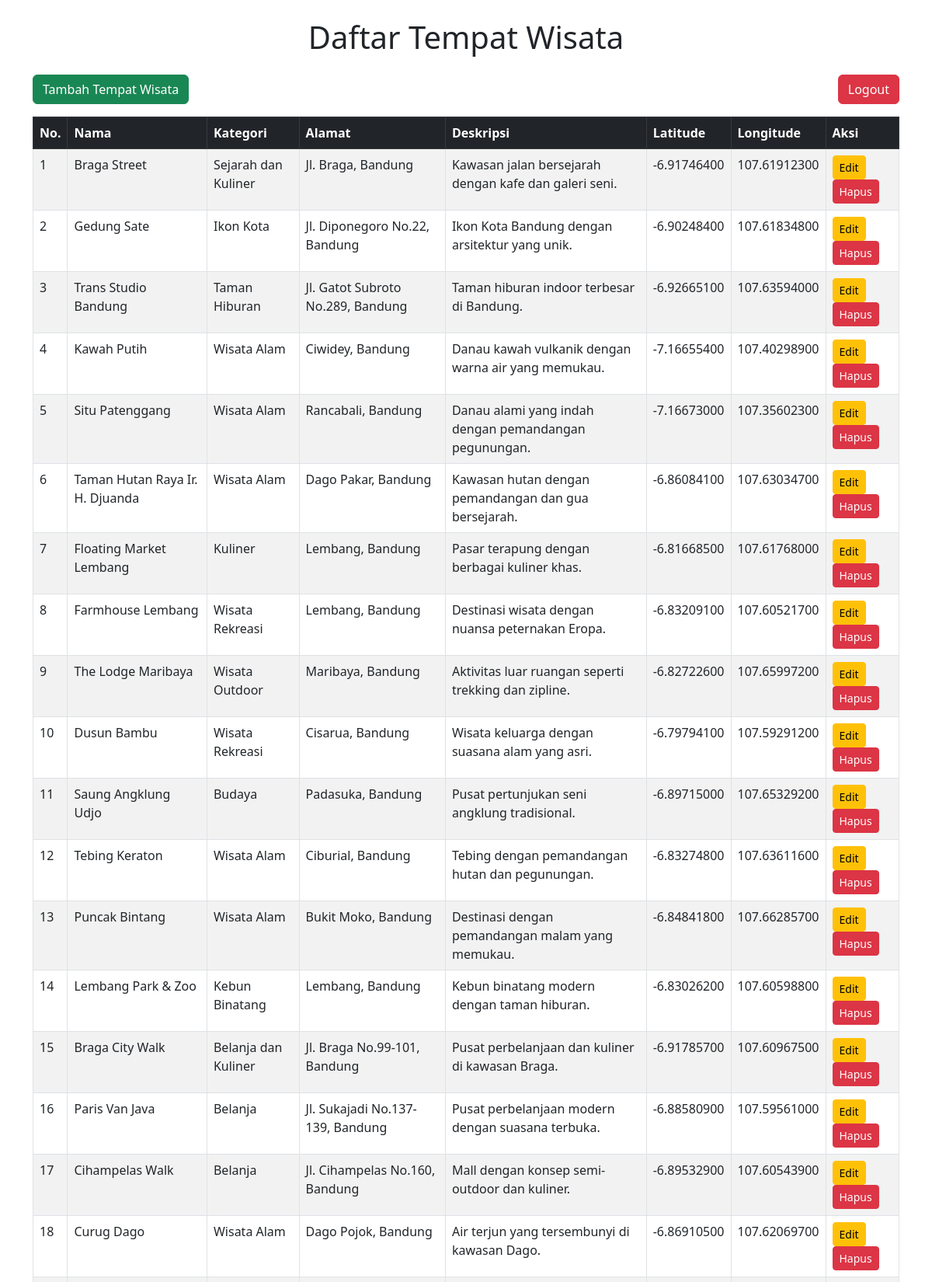
/view_tempat_wisata.php (signed in, upper part), run on the app's committed database.
### tables this page shows
CREATE TABLE `tempat_wisata` (
  `id` int(11) NOT NULL,
  `nama` varchar(255) NOT NULL,
  `kategori` varchar(100) NOT NULL,
  `deskripsi` text NOT NULL,
  `alamat` varchar(255) NOT NULL,
  `latitude` decimal(10,8) NOT NULL,
  `longitude` decimal(11,8) NOT NULL
);

### view_tempat_wisata.php (the view, shortened to what this page needs)
<?php
include "koneksi.php";
$query = "SELECT * FROM tempat_wisata";
$result = mysqli_query($conn, $query);
?>
<!DOCTYPE html>
<html lang="en">
<head>
    <link href="https://cdn.jsdelivr.net/npm/bootstrap@5.3.0-alpha3/dist/css/bootstrap.min.css" rel="stylesheet">
</head>
<body>
    <div class="container py-4">
        <h1 class="text-center mb-4">Daftar Tempat Wisata</h1>
        <div class="mb-3 d-flex justify-content-between">
            <a href="add_tempat_wisata.php" class="btn btn-success">Tambah Tempat Wisata</a>
            <a href="logout.php" class="btn btn-danger">Logout</a>
        </div>
        <div class="table-wrapper">
            <table class="table table-striped table-bordered">
                <thead class="table-dark">
                    <tr>
                        <th>No.</th>
                        <th>Nama</th>
                        <th>Kategori</th>
                        <th>Alamat</th>
                        <th>Deskripsi</th>
                        <th>Latitude</th>
                        <th>Longitude</th>
                        <th>Aksi</th>
                    </tr>
                </thead>
                <tbody>
                    <?php
                    if ($result && mysqli_num_rows($result) > 0) {
                        $no = 1;
                        while ($row = mysqli_fetch_assoc($result)) {
                            echo "<tr>
                                    <td>{$no}</td>
                                    <td>" . htmlspecialchars($row['nama']) . "</td>
                                    <td>" . htmlspecialchars($row['kategori']) . "</td>
                                    <td>" . htmlspecialchars($row['alamat']) . "</td>
                                    <td>" . htmlspecialchars($row['deskripsi']) . "</td>
                                    <td>" . htmlspecialchars($row['latitude']) . "</td>
                                    <td>" . htmlspecialchars($row['longitude']) . "</td>
                                    <td>
                                        <a href='edit_tempat_wisata.php?id={$row['id']}' class='btn btn-warning btn-sm'>Edit</a>
                                        <a href='delete_tempat_wisata.php?id={$row['id']}' class='btn btn-danger btn-sm' onclick='return confirm(\"Apakah Anda yakin ingin menghapus data ini?\");'>Hapus</a>
                                    </td>
                                  </tr>";
                            $no++;
                        }
                    } else {
                        echo "<tr><td colspan='8' class='text-center'>Tidak ada data ditemukan.</td></tr>";
                    }
                    ?>
                </tbody>
            </table>
        </div>
    </div>
</body>
</html>

### data on the page
tempat_wisata: nama "Braga Street", kategori "Sejarah dan Kuliner", alamat "Jl. Braga, Bandung", deskripsi "Kawasan jalan bersejarah dengan kafe dan galeri seni.", latitude "-6.91746400", longitude "107.61912300"
tempat_wisata: nama "Gedung Sate", kategori "Ikon Kota", alamat "Jl. Diponegoro No.22, Bandung", deskripsi "Ikon Kota Bandung dengan arsitektur yang unik.", latitude "-6.90248400", longitude "107.61834800"
tempat_wisata: nama "Trans Studio Bandung", kategori "Taman Hiburan", alamat "Jl. Gatot Subroto No.289, Bandung", deskripsi "Taman hiburan indoor terbesar di Bandung.", latitude "-6.92665100", longitude "107.63594000"
tempat_wisata: nama "Kawah Putih", kategori "Wisata Alam", alamat "Ciwidey, Bandung", deskripsi "Danau kawah vulkanik dengan warna air yang memukau.", latitude "-7.16655400", longitude "107.40298900"
tempat_wisata: nama "Situ Patenggang", kategori "Wisata Alam", alamat "Rancabali, Bandung", deskripsi "Danau alami yang indah dengan pemandangan pegunungan.", latitude "-7.16673000", longitude "107.35602300"
tempat_wisata: nama "Taman Hutan Raya Ir. H. Djuanda", kategori "Wisata Alam", alamat "Dago Pakar, Bandung", deskripsi "Kawasan hutan dengan pemandangan dan gua bersejarah.", latitude "-6.86084100", longitude "107.63034700"
tempat_wisata: nama "Floating Market Lembang", kategori "Kuliner", alamat "Lembang, Bandung", deskripsi "Pasar terapung dengan berbagai kuliner khas.", latitude "-6.81668500", longitude "107.61768000"
tempat_wisata: nama "Farmhouse Lembang", kategori "Wisata Rekreasi", alamat "Lembang, Bandung", deskripsi "Destinasi wisata dengan nuansa peternakan Eropa.", latitude "-6.83209100", longitude "107.60521700"
tempat_wisata: nama "The Lodge Maribaya", kategori "Wisata Outdoor", alamat "Maribaya, Bandung", deskripsi "Aktivitas luar ruangan seperti trekking dan zipline.", latitude "-6.82722600", longitude "107.65997200"
tempat_wisata: nama "Dusun Bambu", kategori "Wisata Rekreasi", alamat "Cisarua, Bandung", deskripsi "Wisata keluarga dengan suasana alam yang asri.", latitude "-6.79794100", longitude "107.59291200"
tempat_wisata: nama "Saung Angklung Udjo", kategori "Budaya", alamat "Padasuka, Bandung", deskripsi "Pusat pertunjukan seni angklung tradisional.", latitude "-6.89715000", longitude "107.65329200"
tempat_wisata: nama "Tebing Keraton", kategori "Wisata Alam", alamat "Ciburial, Bandung", deskripsi "Tebing dengan pemandangan hutan dan pegunungan.", latitude "-6.83274800", longitude "107.63611600"
tempat_wisata: nama "Puncak Bintang", kategori "Wisata Alam", alamat "Bukit Moko, Bandung", deskripsi "Destinasi dengan pemandangan malam yang memukau.", latitude "-6.84841800", longitude "107.66285700"
tempat_wisata: nama "Lembang Park & Zoo", kategori "Kebun Binatang", alamat "Lembang, Bandung", deskripsi "Kebun binatang modern dengan taman hiburan.", latitude "-6.83026200", longitude "107.60598800"
tempat_wisata: nama "Braga City Walk", kategori "Belanja dan Kuliner", alamat "Jl. Braga No.99-101, Bandung", deskripsi "Pusat perbelanjaan dan kuliner di kawasan Braga.", latitude "-6.91785700", longitude "107.60967500"
tempat_wisata: nama "Paris Van Java", kategori "Belanja", alamat "Jl. Sukajadi No.137-139, Bandung", deskripsi "Pusat perbelanjaan modern dengan suasana terbuka.", latitude "-6.88580900", longitude "107.59561000"
tempat_wisata: nama "Cihampelas Walk", kategori "Belanja", alamat "Jl. Cihampelas No.160, Bandung", deskripsi "Mall dengan konsep semi-outdoor dan kuliner.", latitude "-6.89532900", longitude "107.60543900"
tempat_wisata: nama "Curug Dago", kategori "Wisata Alam", alamat "Dago Pojok, Bandung", deskripsi "Air terjun yang tersembunyi di kawasan Dago.", latitude "-6.86910500", longitude "107.62069700"
